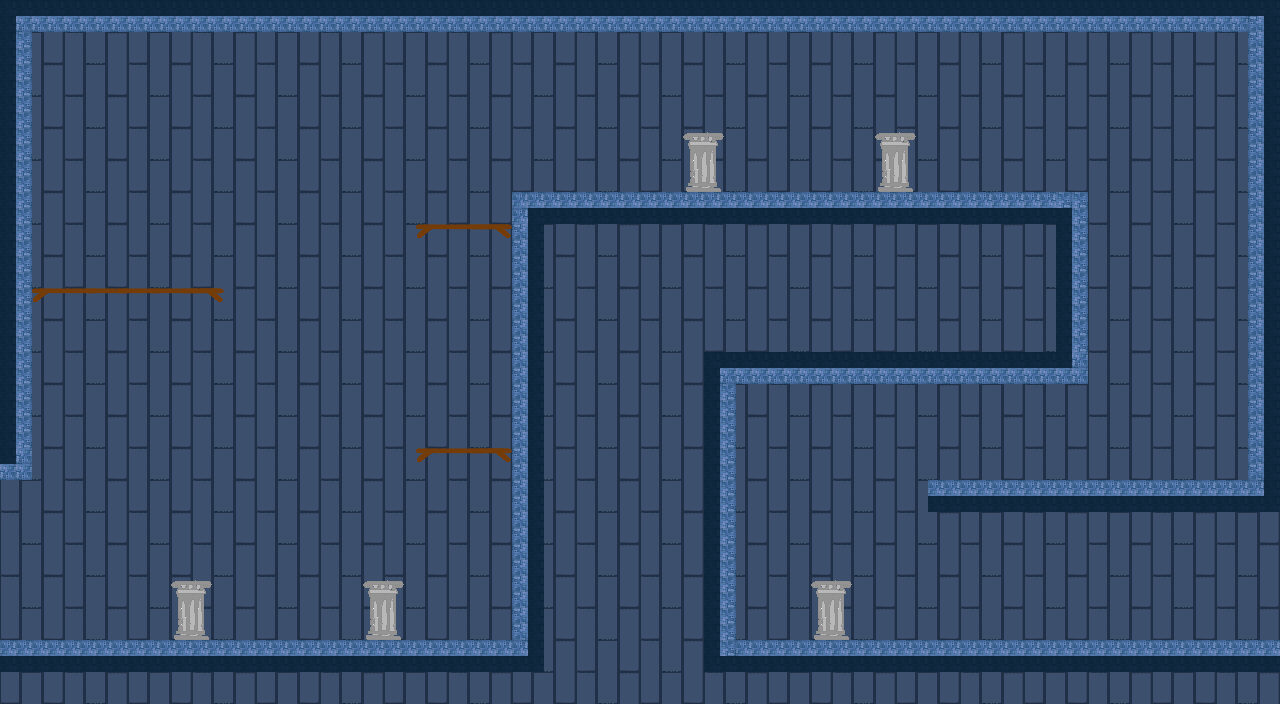

Tiled map render using the project's own tile images. Description and the map definition, with tile-layer contents summarised, below:
An orthogonal 40x22 tile map with 32x32 px tiles, 4 tile layers (background, background2, platforms, jumpthru) and 20 objects.

<map version="1.0" orientation="orthogonal" renderorder="right-down" width="40" height="22" tilewidth="32" tileheight="32" nextobjectid="49">
 <tileset firstgid="1" name="tileset" tilewidth="32" tileheight="32" tilecount="800" columns="40">
  <image source="tileset_library.png" width="1280" height="640" />
 </tileset>
 <layer name="background" width="40" height="22">
  <data>[880 cells, 880 non-empty, 4 distinct tile ids]</data>
 </layer>
 <layer name="background2" width="40" height="22">
  <data>[880 cells, 790 non-empty, 12 distinct tile ids]</data>
 </layer>
 <layer name="platforms" width="40" height="22">
  <data>[880 cells, 585 non-empty, 20 distinct tile ids]</data>
 </layer>
 <layer name="jumpthru" width="40" height="22">
  <data>[880 cells, 180 non-empty, 11 distinct tile ids]</data>
 </layer>
 <objectgroup name="sprites">
  <object id="34" gid="87" x="992" y="192" width="32" height="32" />
  <object id="35" gid="164" x="32" y="288" width="32" height="32" />
  <object id="36" gid="164" x="64" y="288" width="32" height="32" />
  <object id="37" gid="164" x="192" y="288" width="32" height="32" />
  <object id="38" gid="45" x="800" y="576" width="32" height="32" />
  <object id="39" gid="45" x="864" y="128" width="32" height="32" />
  <object id="40" gid="45" x="672" y="128" width="32" height="32" />
  <object id="41" gid="45" x="352" y="576" width="32" height="32" />
  <object id="42" gid="45" x="160" y="576" width="32" height="32" />
  <object id="43" gid="166" x="1024" y="544" width="32" height="32">
   <properties>
    <property name="timer" type="int" value="1750" />
   </properties>
  </object>
  <object id="44" gid="166" x="1056" y="544" width="32" height="32">
   <properties>
    <property name="timer" type="int" value="1750" />
   </properties>
  </object>
  <object id="45" gid="166" x="1088" y="544" width="32" height="32">
   <properties>
    <property name="timer" type="int" value="1900" />
   </properties>
  </object>
  <object id="46" gid="166" x="1120" y="544" width="32" height="32">
   <properties>
    <property name="timer" type="int" value="1750" />
   </properties>
  </object>
  <object id="48" gid="11" x="1184" y="480" width="32" height="32" />
 </objectgroup>
 <objectgroup name="transitions">
  <object id="23" gid="167" x="-24" y="487" width="32" height="32">
   <properties>
    <property name="side" value="left" />
    <property name="toMap" value="12x8" />
   </properties>
  </object>
  <object id="24" gid="168" x="-24" y="670" width="32" height="32">
   <properties>
    <property name="toMap" value="12x8" />
   </properties>
  </object>
  <object id="25" gid="169" x="20" y="527" width="32" height="32">
   <properties>
    <property name="fromMap" value="12x8" />
   </properties>
  </object>
  <object id="29" gid="167" x="1272" y="511" width="32" height="32">
   <properties>
    <property name="side" value="right" />
    <property name="toMap" value="11x10" />
   </properties>
  </object>
  <object id="30" gid="168" x="1272" y="670" width="32" height="32">
   <properties>
    <property name="toMap" value="11x10" />
   </properties>
  </object>
  <object id="31" gid="169" x="1215" y="559" width="32" height="32">
   <properties>
    <property name="fromMap" value="11x10" />
   </properties>
  </object>
 </objectgroup>
</map>
